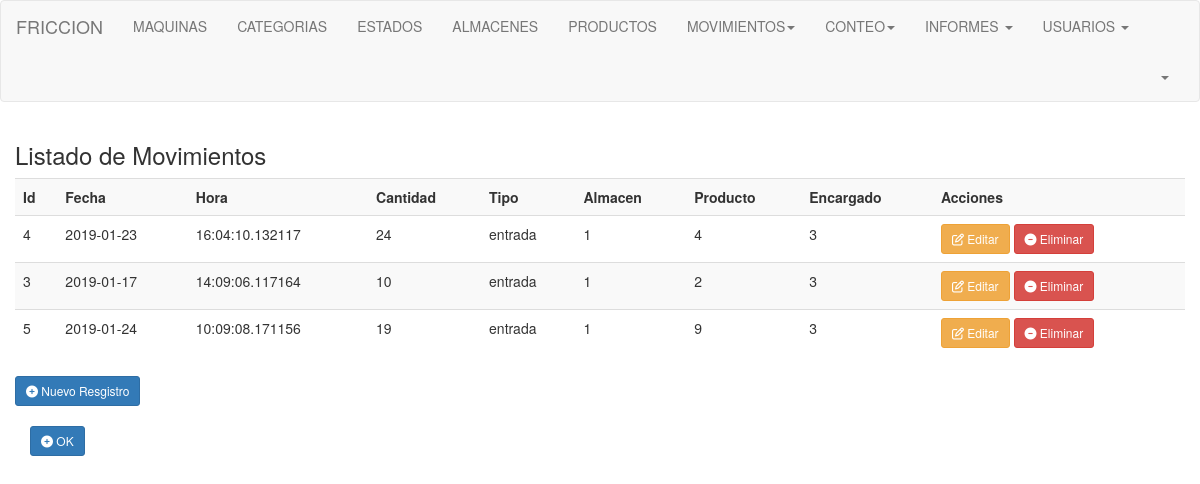
Before: /movimientose.php with the older database file.
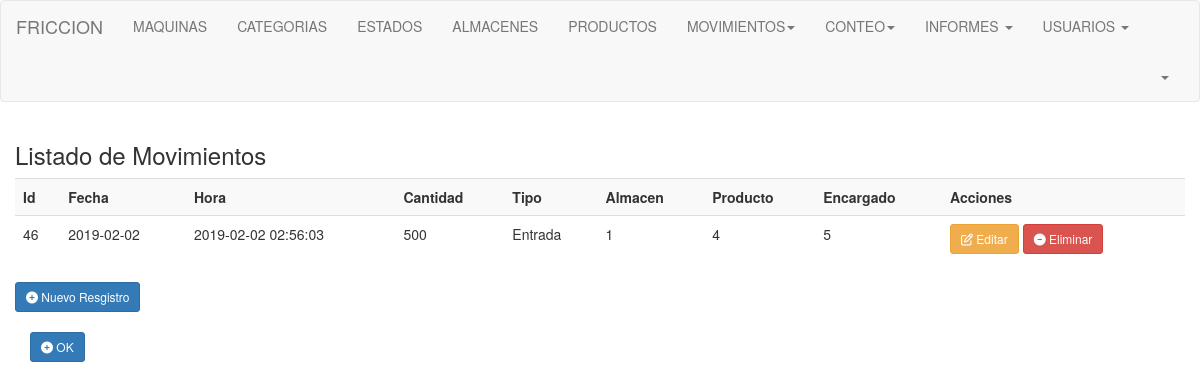
After: the same page with the newer database file.
### tables this page shows
CREATE TABLE `tbmovimiento` (
  `idmovimiento` int(255) NOT NULL,
  `fecha` date NOT NULL,
  `hora` datetime DEFAULT NULL,
  `cantidad` int(10) UNSIGNED DEFAULT NULL,
  `tipomovimiento` varchar(15) NOT NULL,
  `idalmacen` int(255) NOT NULL,
  `idproducto` int(255) NOT NULL,
  `idencargado` int(255) NOT NULL
);

### movimientose.php (the view, shortened to what this page needs)
<?php
$link = Conectarse();
?>
<!DOCTYPE html>
<html lang="en">
    <head>
        <link href="css/bootstrap.min.css" rel="stylesheet">
        <link href="css/font-awesome.min.css" rel="stylesheet">
    </head>
    <body>
        <div class="row">
            <div class="col-lg-12 col-sm-8">
                <nav class="navbar navbar-default" role="navigation">
                    <div class="container-fluid">
                        <div class="navbar-header">
                            <a class="navbar-brand" href="bienvenida.php">FRICCION</a>
                        </div>
                        <div class="collapse navbar-collapse" id="bs-example-navbar-collapse-1">
                            <ul class="nav navbar-nav">
                                <li><a href="#">MAQUINAS</a></li>
                                <li><a href="#">CATEGORIAS</a></li>
                                 <li><a href="#">ESTADOS</a></li>
                                  <li><a href="#">ALMACENES</a></li>
                                   <li><a href="#">PRODUCTOS</a></li>
                                    <li class="dropdown">
                                    <a href="#" class="dropdown-toggle" data-toggle="dropdown" role="button"
                                       aria-expanded="false">MOVIMIENTOS<span class="caret"></span>
                                    </a>
                                    </li>
                                    <li class="dropdown">
                                    <a href="#" class="dropdown-toggle" data-toggle="dropdown" role="button"
                                       aria-expanded="false">CONTEO<span class="caret"></span>
                                    </a>
                                    </li>
                                      <li class="dropdown">
                                    <a href="#" class="dropdown-toggle" data-toggle="dropdown" role="button"
                                       aria-expanded="false">INFORMES <span class="caret"></span>
                                    </a>
                                    </li>
                                <li class="dropdown">
                                    <a href="#" class="dropdown-toggle" data-toggle="dropdown" role="button"
                                       aria-expanded="false">USUARIOS <span class="caret"></span>
                                    </a>
                                </li>
                            </ul>
                            <ul class="nav navbar-nav navbar-right">
                                <li class="dropdown">
                                    <a href="#" class="dropdown-toggle" data-toggle="dropdown" role="button" aria-expanded="false">
                                        <?php echo $_SESSION['usuario']; ?> <span class="caret"></span>
                                    </a>
                                </li>
                            </ul>
                        </div>
                    </div>
                </nav>
            </div>
        </div>
        <div id="wrapper">
            <div class="container">
                <div class="row" id="listaPersonas">
                        <h3>Listado de Movimientos</h3>
                    <table class="table table-responsive table-striped">
                        <tr>
                            <th>Id</th>
                            <th>Fecha</th>
                            <th>Hora</th>
                            <th>Cantidad</th>
                            <th>Tipo</th>
                            <th>Almacen</th>
                            <th>Producto</th>
                            <th>Encargado</th>
                            <th>Acciones</th>
                        </tr>
                        <?php
                        $sql = "SELECT `idmovimiento`, `fecha`, `hora`, `cantidad`, `tipomovimiento`, `idalmacen`, `idproducto`, `idencargado` FROM `tbmovimiento` WHERE tipomovimiento like 'Entrada' ";
                        $result = mysqli_query($link, $sql) or die("Error");
                        while ($row = mysqli_fetch_row($result)) {
                            ?>
                            <tr>
                                <td><?php echo $row[0]; ?></td>
                                <td><?php echo $row[1]; ?></td>
                                <td><?php echo $row[2]; ?></td>
                                <td><?php echo $row[3]; ?></td>
                                <td><?php echo $row[4]; ?></td>
                                <td><?php echo $row[5]; ?></td>
                                <td><?php echo $row[6]; ?></td>
                                <td><?php echo $row[7]; ?></td>
                                <td>
                                    <a href="editar_entrada.php?id=<?php echo $row[0]; ?>" class="btn btn-warning btn-sm"><i class="fa fa-edit"></i> Editar</a>
                                    <a href="eliminar_entrada.php?id=<?php echo $row[0]; ?>" class="btn btn-danger btn-sm"><i class="fa fa-minus-circle"></i> Eliminar</a>
                                </td>
                            </tr>
                            <?php
                        }
                        ?>
                    </table>
                     <a href="mov_nuevoe.php" class="btn btn-primary btn-sm"><i class="fa fa-plus-circle"></i> Nuevo Resgistro</a>
                </div>
                  <br>
                    <a href="bienvenida.php" class="btn btn-primary btn-sm"><i class="fa fa-plus-circle"></i> OK</a>
            </div>
        </div>
    </body>
</html>

Changed rows visible on the page:
removed tbmovimiento: idmovimiento "4", fecha "2019-01-23", hora "16:04:10.132117", cantidad "24", tipomovimiento "entrada", idalmacen "1", idproducto "4", idencargado "3"
removed tbmovimiento: idmovimiento "3", fecha "2019-01-17", hora "14:09:06.117164", cantidad "10", tipomovimiento "entrada", idalmacen "1", idproducto "2", idencargado "3"
removed tbmovimiento: idmovimiento "5", fecha "2019-01-24", hora "10:09:08.171156", cantidad "19", tipomovimiento "entrada", idalmacen "1", idproducto "9", idencargado "3"
added tbmovimiento: idmovimiento "46", fecha "2019-02-02", hora "2019-02-02 02:56:03", cantidad "500", tipomovimiento "Entrada", idalmacen "1", idproducto "4", idencargado "5"
